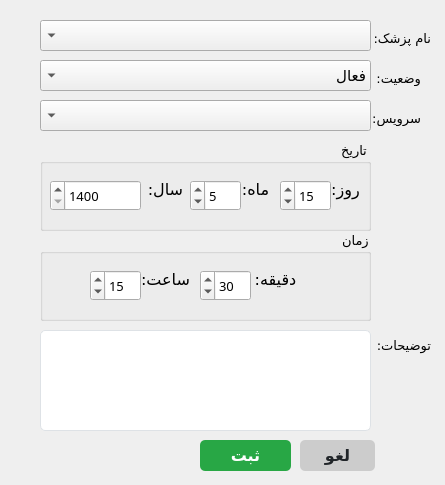
<?xml version="1.0" encoding="UTF-8"?>
<ui version="4.0">
 <class>addEditAppointment_form</class>
 <widget class="QWidget" name="addEditAppointment_form">
  <property name="geometry">
   <rect>
    <x>0</x>
    <y>0</y>
    <width>445</width>
    <height>485</height>
   </rect>
  </property>
  <property name="minimumSize">
   <size>
    <width>445</width>
    <height>485</height>
   </size>
  </property>
  <property name="maximumSize">
   <size>
    <width>445</width>
    <height>485</height>
   </size>
  </property>
  <property name="windowTitle">
   <string>نوبت</string>
  </property>
  <widget class="QComboBox" name="doctor_cmbox">
   <property name="enabled">
    <bool>true</bool>
   </property>
   <property name="geometry">
    <rect>
     <x>40</x>
     <y>20</y>
     <width>331</width>
     <height>31</height>
    </rect>
   </property>
   <property name="font">
    <font>
     <family>Vazirmatn Black</family>
     <pointsize>11</pointsize>
    </font>
   </property>
   <property name="acceptDrops">
    <bool>false</bool>
   </property>
   <property name="layoutDirection">
    <enum>Qt::RightToLeft</enum>
   </property>
   <property name="styleSheet">
    <string notr="true"/>
   </property>
   <property name="editable">
    <bool>false</bool>
   </property>
   <property name="currentText">
    <string/>
   </property>
   <property name="maxVisibleItems">
    <number>3</number>
   </property>
   <property name="duplicatesEnabled">
    <bool>false</bool>
   </property>
  </widget>
  <widget class="QPushButton" name="cancel_btn">
   <property name="geometry">
    <rect>
     <x>300</x>
     <y>440</y>
     <width>75</width>
     <height>31</height>
    </rect>
   </property>
   <property name="font">
    <font>
     <family>Vazirmatn</family>
     <pointsize>12</pointsize>
     <weight>75</weight>
     <bold>true</bold>
     <underline>false</underline>
     <strikeout>false</strikeout>
    </font>
   </property>
   <property name="focusPolicy">
    <enum>Qt::StrongFocus</enum>
   </property>
   <property name="styleSheet">
    <string notr="true">QPushButton {
    background-color: #cccccc; /* Light grey */
    color: #212529; /* Dark text */
    border: none;
    border-radius: 5px; /* Rounded corners */
    text-align: center;
    text-decoration: none;
}

QPushButton:hover {
    background-color: #b3b3b3; /* Darker grey on hover */
}

QPushButton:pressed {
    background-color: #999999; /* Even darker grey on press */
}
</string>
   </property>
   <property name="text">
    <string>لغو</string>
   </property>
   <property name="checkable">
    <bool>false</bool>
   </property>
  </widget>
  <widget class="QPushButton" name="save_btn">
   <property name="geometry">
    <rect>
     <x>200</x>
     <y>440</y>
     <width>91</width>
     <height>31</height>
    </rect>
   </property>
   <property name="font">
    <font>
     <family>Vazirmatn</family>
     <pointsize>12</pointsize>
     <weight>75</weight>
     <bold>true</bold>
     <underline>false</underline>
     <strikeout>false</strikeout>
    </font>
   </property>
   <property name="styleSheet">
    <string notr="true">QPushButton {
    background-color: #28a745; /* Bootstrap success green */
    color: white; /* White text */
    border: none;
    border-radius: 5px; /* Rounded corners */
    text-align: center;
    text-decoration: none;
}

QPushButton:hover {
    background-color: #218838; /* Darker green on hover */
}

QPushButton:pressed {
    background-color: #1e7e34; /* Even darker green on press */
}
</string>
   </property>
   <property name="text">
    <string>ثبت</string>
   </property>
  </widget>
  <widget class="QLabel" name="label_13">
   <property name="geometry">
    <rect>
     <x>370</x>
     <y>30</y>
     <width>61</width>
     <height>16</height>
    </rect>
   </property>
   <property name="font">
    <font>
     <family>Vazirmatn Black</family>
     <pointsize>10</pointsize>
    </font>
   </property>
   <property name="text">
    <string>نام پزشک: </string>
   </property>
  </widget>
  <widget class="QGroupBox" name="groupBox_2">
   <property name="geometry">
    <rect>
     <x>40</x>
     <y>140</y>
     <width>331</width>
     <height>91</height>
    </rect>
   </property>
   <property name="font">
    <font>
     <family>Vazirmatn Black</family>
     <pointsize>10</pointsize>
    </font>
   </property>
   <property name="layoutDirection">
    <enum>Qt::RightToLeft</enum>
   </property>
   <property name="title">
    <string>تاریخ</string>
   </property>
   <property name="alignment">
    <set>Qt::AlignLeading|Qt::AlignLeft|Qt::AlignVCenter</set>
   </property>
   <widget class="QLabel" name="label_38">
    <property name="geometry">
     <rect>
      <x>270</x>
      <y>40</y>
      <width>71</width>
      <height>41</height>
     </rect>
    </property>
    <property name="font">
     <font>
      <family>Vazirmatn ExtraBold</family>
      <pointsize>12</pointsize>
     </font>
    </property>
    <property name="text">
     <string>روز:</string>
    </property>
    <property name="alignment">
     <set>Qt::AlignHCenter|Qt::AlignTop</set>
    </property>
   </widget>
   <widget class="QLabel" name="label_39">
    <property name="geometry">
     <rect>
      <x>180</x>
      <y>40</y>
      <width>71</width>
      <height>41</height>
     </rect>
    </property>
    <property name="font">
     <font>
      <family>Vazirmatn ExtraBold</family>
      <pointsize>12</pointsize>
     </font>
    </property>
    <property name="text">
     <string>ماه:</string>
    </property>
    <property name="alignment">
     <set>Qt::AlignHCenter|Qt::AlignTop</set>
    </property>
   </widget>
   <widget class="QSpinBox" name="year_spnbox">
    <property name="geometry">
     <rect>
      <x>10</x>
      <y>40</y>
      <width>91</width>
      <height>31</height>
     </rect>
    </property>
    <property name="minimum">
     <number>1400</number>
    </property>
    <property name="maximum">
     <number>1500</number>
    </property>
   </widget>
   <widget class="QLabel" name="label_40">
    <property name="geometry">
     <rect>
      <x>90</x>
      <y>40</y>
      <width>71</width>
      <height>41</height>
     </rect>
    </property>
    <property name="font">
     <font>
      <family>Vazirmatn ExtraBold</family>
      <pointsize>12</pointsize>
     </font>
    </property>
    <property name="text">
     <string>سال:</string>
    </property>
    <property name="alignment">
     <set>Qt::AlignHCenter|Qt::AlignTop</set>
    </property>
   </widget>
   <widget class="QSpinBox" name="month_spnbox">
    <property name="geometry">
     <rect>
      <x>150</x>
      <y>40</y>
      <width>51</width>
      <height>31</height>
     </rect>
    </property>
    <property name="minimum">
     <number>1</number>
    </property>
    <property name="maximum">
     <number>12</number>
    </property>
    <property name="value">
     <number>5</number>
    </property>
   </widget>
   <widget class="QSpinBox" name="day_spnbox">
    <property name="geometry">
     <rect>
      <x>240</x>
      <y>40</y>
      <width>51</width>
      <height>31</height>
     </rect>
    </property>
    <property name="minimum">
     <number>1</number>
    </property>
    <property name="maximum">
     <number>31</number>
    </property>
    <property name="value">
     <number>15</number>
    </property>
   </widget>
  </widget>
  <widget class="QGroupBox" name="groupBox_5">
   <property name="geometry">
    <rect>
     <x>40</x>
     <y>230</y>
     <width>331</width>
     <height>91</height>
    </rect>
   </property>
   <property name="font">
    <font>
     <family>Vazirmatn Black</family>
     <pointsize>10</pointsize>
    </font>
   </property>
   <property name="layoutDirection">
    <enum>Qt::RightToLeft</enum>
   </property>
   <property name="title">
    <string>زمان</string>
   </property>
   <property name="alignment">
    <set>Qt::AlignLeading|Qt::AlignLeft|Qt::AlignVCenter</set>
   </property>
   <widget class="QSpinBox" name="minute_spnbox">
    <property name="geometry">
     <rect>
      <x>160</x>
      <y>40</y>
      <width>51</width>
      <height>31</height>
     </rect>
    </property>
    <property name="minimum">
     <number>0</number>
    </property>
    <property name="maximum">
     <number>59</number>
    </property>
    <property name="value">
     <number>30</number>
    </property>
   </widget>
   <widget class="QLabel" name="label_47">
    <property name="geometry">
     <rect>
      <x>200</x>
      <y>40</y>
      <width>71</width>
      <height>31</height>
     </rect>
    </property>
    <property name="font">
     <font>
      <family>Vazirmatn ExtraBold</family>
      <pointsize>12</pointsize>
     </font>
    </property>
    <property name="text">
     <string>دقیقه:</string>
    </property>
    <property name="alignment">
     <set>Qt::AlignHCenter|Qt::AlignTop</set>
    </property>
   </widget>
   <widget class="QSpinBox" name="hour_spnbox">
    <property name="geometry">
     <rect>
      <x>50</x>
      <y>40</y>
      <width>51</width>
      <height>31</height>
     </rect>
    </property>
    <property name="minimum">
     <number>0</number>
    </property>
    <property name="maximum">
     <number>24</number>
    </property>
    <property name="value">
     <number>15</number>
    </property>
   </widget>
   <widget class="QLabel" name="label_48">
    <property name="geometry">
     <rect>
      <x>90</x>
      <y>40</y>
      <width>71</width>
      <height>41</height>
     </rect>
    </property>
    <property name="font">
     <font>
      <family>Vazirmatn ExtraBold</family>
      <pointsize>12</pointsize>
     </font>
    </property>
    <property name="text">
     <string>ساعت:</string>
    </property>
    <property name="alignment">
     <set>Qt::AlignHCenter|Qt::AlignTop</set>
    </property>
   </widget>
  </widget>
  <widget class="QTextEdit" name="description_txtbox">
   <property name="geometry">
    <rect>
     <x>40</x>
     <y>330</y>
     <width>331</width>
     <height>101</height>
    </rect>
   </property>
   <property name="font">
    <font>
     <family>Vazirmatn</family>
     <pointsize>12</pointsize>
    </font>
   </property>
   <property name="layoutDirection">
    <enum>Qt::RightToLeft</enum>
   </property>
   <property name="styleSheet">
    <string notr="true">/* Basic LineEdit styling */
QTextEdit {
    background-color: #ffffff; /* White background */
    border: 1px solid #dee2e6; /* Light grey border */
    border-radius: 5px; /* Rounded corners */
    color: #343a40; /* Dark grey text color */
    outline: none; /* Remove default outline */
}

/* Hover effect */
QTextEdit:hover {
    border: 1px solid #007bff; /* Blue border on hover */
}

/* Focus effect */
QTextEdit:focus {
    border: 1px solid #007bff; /* Blue border on focus */
}

/* Disabled state */
QTextEdit:disabled {
    background-color: #e9ecef; /* Light grey background when disabled */
    color: #6c757d; /* Grey text color when disabled */
}

</string>
   </property>
   <property name="html">
    <string>&lt;!DOCTYPE HTML PUBLIC &quot;-//W3C//DTD HTML 4.0//EN&quot; &quot;http://www.w3.org/TR/REC-html40/strict.dtd&quot;&gt;
&lt;html&gt;&lt;head&gt;&lt;meta name=&quot;qrichtext&quot; content=&quot;1&quot; /&gt;&lt;style type=&quot;text/css&quot;&gt;
p, li { white-space: pre-wrap; }
&lt;/style&gt;&lt;/head&gt;&lt;body style=&quot; font-family:'Vazirmatn'; font-size:12pt; font-weight:400; font-style:normal;&quot;&gt;
&lt;p style=&quot;-qt-paragraph-type:empty; margin-top:0px; margin-bottom:0px; margin-left:0px; margin-right:0px; -qt-block-indent:0; text-indent:0px;&quot;&gt;&lt;br /&gt;&lt;/p&gt;&lt;/body&gt;&lt;/html&gt;</string>
   </property>
  </widget>
  <widget class="QComboBox" name="service_cmbox">
   <property name="enabled">
    <bool>true</bool>
   </property>
   <property name="geometry">
    <rect>
     <x>40</x>
     <y>100</y>
     <width>331</width>
     <height>31</height>
    </rect>
   </property>
   <property name="font">
    <font>
     <family>Vazirmatn Black</family>
     <pointsize>11</pointsize>
    </font>
   </property>
   <property name="acceptDrops">
    <bool>false</bool>
   </property>
   <property name="layoutDirection">
    <enum>Qt::RightToLeft</enum>
   </property>
   <property name="styleSheet">
    <string notr="true"/>
   </property>
   <property name="editable">
    <bool>false</bool>
   </property>
   <property name="currentText">
    <string/>
   </property>
   <property name="maxVisibleItems">
    <number>10</number>
   </property>
   <property name="duplicatesEnabled">
    <bool>false</bool>
   </property>
  </widget>
  <widget class="QLabel" name="label_14">
   <property name="geometry">
    <rect>
     <x>360</x>
     <y>110</y>
     <width>61</width>
     <height>16</height>
    </rect>
   </property>
   <property name="font">
    <font>
     <family>Vazirmatn Black</family>
     <pointsize>10</pointsize>
    </font>
   </property>
   <property name="text">
    <string>سرویس:</string>
   </property>
  </widget>
  <widget class="QLabel" name="label_15">
   <property name="geometry">
    <rect>
     <x>360</x>
     <y>70</y>
     <width>61</width>
     <height>16</height>
    </rect>
   </property>
   <property name="font">
    <font>
     <family>Vazirmatn Black</family>
     <pointsize>10</pointsize>
    </font>
   </property>
   <property name="text">
    <string>وضعیت:</string>
   </property>
  </widget>
  <widget class="QComboBox" name="status_cmbox">
   <property name="enabled">
    <bool>true</bool>
   </property>
   <property name="geometry">
    <rect>
     <x>40</x>
     <y>60</y>
     <width>331</width>
     <height>31</height>
    </rect>
   </property>
   <property name="font">
    <font>
     <family>Vazirmatn Black</family>
     <pointsize>11</pointsize>
    </font>
   </property>
   <property name="acceptDrops">
    <bool>false</bool>
   </property>
   <property name="layoutDirection">
    <enum>Qt::RightToLeft</enum>
   </property>
   <property name="styleSheet">
    <string notr="true"/>
   </property>
   <property name="editable">
    <bool>false</bool>
   </property>
   <property name="currentText">
    <string>فعال</string>
   </property>
   <property name="maxVisibleItems">
    <number>3</number>
   </property>
   <property name="duplicatesEnabled">
    <bool>false</bool>
   </property>
   <item>
    <property name="text">
     <string>فعال</string>
    </property>
   </item>
   <item>
    <property name="text">
     <string>غیرفعال</string>
    </property>
   </item>
  </widget>
  <widget class="QLabel" name="label_16">
   <property name="geometry">
    <rect>
     <x>370</x>
     <y>335</y>
     <width>61</width>
     <height>21</height>
    </rect>
   </property>
   <property name="font">
    <font>
     <family>Vazirmatn Black</family>
     <pointsize>10</pointsize>
    </font>
   </property>
   <property name="text">
    <string>توضیحات:</string>
   </property>
  </widget>
 </widget>
 <resources/>
 <connections/>
</ui>
